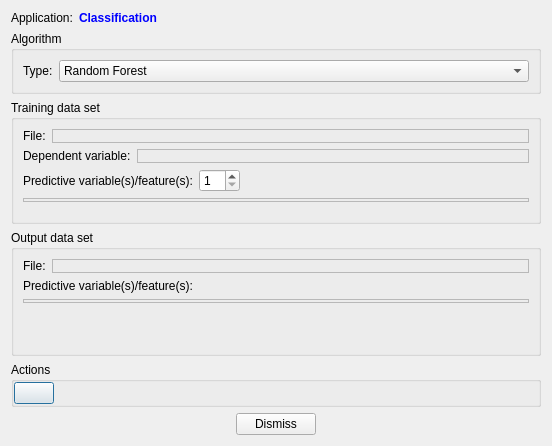
<?xml version="1.0" encoding="UTF-8"?>
<ui version="4.0">
 <class>MachineLearningDialog</class>
 <widget class="QDialog" name="MachineLearningDialog">
  <property name="geometry">
   <rect>
    <x>0</x>
    <y>0</y>
    <width>552</width>
    <height>446</height>
   </rect>
  </property>
  <property name="windowTitle">
   <string>Classification or regression with Machine Learning</string>
  </property>
  <layout class="QVBoxLayout" name="verticalLayout">
   <item>
    <layout class="QHBoxLayout" name="horizontalLayout_2">
     <item>
      <widget class="QLabel" name="label">
       <property name="sizePolicy">
        <sizepolicy hsizetype="Preferred" vsizetype="Preferred">
         <horstretch>0</horstretch>
         <verstretch>0</verstretch>
        </sizepolicy>
       </property>
       <property name="text">
        <string>Application:</string>
       </property>
      </widget>
     </item>
     <item>
      <widget class="QLabel" name="label_2">
       <property name="sizePolicy">
        <sizepolicy hsizetype="Expanding" vsizetype="Preferred">
         <horstretch>0</horstretch>
         <verstretch>0</verstretch>
        </sizepolicy>
       </property>
       <property name="text">
        <string>&lt;html&gt;&lt;head/&gt;&lt;body&gt;&lt;p&gt;&lt;span style=&quot; font-weight:600; color:#0000ff;&quot;&gt;Classification&lt;/span&gt;&lt;/p&gt;&lt;/body&gt;&lt;/html&gt;</string>
       </property>
      </widget>
     </item>
    </layout>
   </item>
   <item>
    <widget class="QGroupBox" name="groupBox_2">
     <property name="sizePolicy">
      <sizepolicy hsizetype="Preferred" vsizetype="Minimum">
       <horstretch>0</horstretch>
       <verstretch>0</verstretch>
      </sizepolicy>
     </property>
     <property name="title">
      <string>Algorithm</string>
     </property>
     <layout class="QHBoxLayout" name="horizontalLayout_3">
      <item>
       <widget class="QLabel" name="label_3">
        <property name="sizePolicy">
         <sizepolicy hsizetype="Preferred" vsizetype="Preferred">
          <horstretch>0</horstretch>
          <verstretch>0</verstretch>
         </sizepolicy>
        </property>
        <property name="text">
         <string>Type:</string>
        </property>
       </widget>
      </item>
      <item>
       <widget class="QComboBox" name="cmbAlgorithmType">
        <property name="sizePolicy">
         <sizepolicy hsizetype="Expanding" vsizetype="Fixed">
          <horstretch>0</horstretch>
          <verstretch>0</verstretch>
         </sizepolicy>
        </property>
        <item>
         <property name="text">
          <string>Random Forest</string>
         </property>
        </item>
       </widget>
      </item>
     </layout>
    </widget>
   </item>
   <item>
    <widget class="QGroupBox" name="groupBox">
     <property name="sizePolicy">
      <sizepolicy hsizetype="Preferred" vsizetype="Expanding">
       <horstretch>0</horstretch>
       <verstretch>0</verstretch>
      </sizepolicy>
     </property>
     <property name="title">
      <string>Training data set</string>
     </property>
     <layout class="QVBoxLayout" name="verticalLayout_4">
      <item>
       <layout class="QHBoxLayout" name="horizontalLayout_5">
        <item>
         <widget class="QLabel" name="label_4">
          <property name="text">
           <string>File:</string>
          </property>
         </widget>
        </item>
        <item>
         <widget class="QFrame" name="frmTrainingFileSelectorPlaceholder">
          <property name="sizePolicy">
           <sizepolicy hsizetype="Expanding" vsizetype="Preferred">
            <horstretch>0</horstretch>
            <verstretch>0</verstretch>
           </sizepolicy>
          </property>
          <property name="frameShape">
           <enum>QFrame::StyledPanel</enum>
          </property>
          <property name="frameShadow">
           <enum>QFrame::Raised</enum>
          </property>
          <layout class="QVBoxLayout" name="verticalLayout_6">
           <property name="spacing">
            <number>1</number>
           </property>
           <property name="leftMargin">
            <number>1</number>
           </property>
           <property name="topMargin">
            <number>1</number>
           </property>
           <property name="rightMargin">
            <number>1</number>
           </property>
           <property name="bottomMargin">
            <number>1</number>
           </property>
          </layout>
         </widget>
        </item>
       </layout>
      </item>
      <item>
       <layout class="QHBoxLayout" name="horizontalLayout_6">
        <item>
         <widget class="QLabel" name="label_5">
          <property name="text">
           <string>Dependent variable:</string>
          </property>
         </widget>
        </item>
        <item>
         <widget class="QFrame" name="frmTrainingDependentVariableSelectorPlaceholder">
          <property name="sizePolicy">
           <sizepolicy hsizetype="Expanding" vsizetype="Preferred">
            <horstretch>0</horstretch>
            <verstretch>0</verstretch>
           </sizepolicy>
          </property>
          <property name="frameShape">
           <enum>QFrame::StyledPanel</enum>
          </property>
          <property name="frameShadow">
           <enum>QFrame::Raised</enum>
          </property>
          <layout class="QVBoxLayout" name="verticalLayout_7">
           <property name="spacing">
            <number>1</number>
           </property>
           <property name="leftMargin">
            <number>1</number>
           </property>
           <property name="topMargin">
            <number>1</number>
           </property>
           <property name="rightMargin">
            <number>1</number>
           </property>
           <property name="bottomMargin">
            <number>1</number>
           </property>
          </layout>
         </widget>
        </item>
       </layout>
      </item>
      <item>
       <layout class="QHBoxLayout" name="horizontalLayout_7">
        <item>
         <widget class="QLabel" name="label_6">
          <property name="text">
           <string>Predictive variable(s)/feature(s):</string>
          </property>
         </widget>
        </item>
        <item>
         <widget class="QSpinBox" name="spinNumberOfFeatures">
          <property name="minimum">
           <number>1</number>
          </property>
         </widget>
        </item>
        <item>
         <spacer name="horizontalSpacer_4">
          <property name="orientation">
           <enum>Qt::Horizontal</enum>
          </property>
          <property name="sizeHint" stdset="0">
           <size>
            <width>40</width>
            <height>20</height>
           </size>
          </property>
         </spacer>
        </item>
       </layout>
      </item>
      <item>
       <widget class="QFrame" name="frmTrainingPredictiveVariableSelectorsPlaceholder">
        <property name="frameShape">
         <enum>QFrame::StyledPanel</enum>
        </property>
        <property name="frameShadow">
         <enum>QFrame::Raised</enum>
        </property>
        <layout class="QVBoxLayout" name="verticalLayout_2">
         <property name="spacing">
          <number>1</number>
         </property>
         <property name="leftMargin">
          <number>1</number>
         </property>
         <property name="topMargin">
          <number>1</number>
         </property>
         <property name="rightMargin">
          <number>1</number>
         </property>
         <property name="bottomMargin">
          <number>1</number>
         </property>
        </layout>
       </widget>
      </item>
      <item>
       <spacer name="verticalSpacer">
        <property name="orientation">
         <enum>Qt::Vertical</enum>
        </property>
        <property name="sizeHint" stdset="0">
         <size>
          <width>20</width>
          <height>17</height>
         </size>
        </property>
       </spacer>
      </item>
     </layout>
    </widget>
   </item>
   <item>
    <widget class="QGroupBox" name="groupBox_3">
     <property name="sizePolicy">
      <sizepolicy hsizetype="Preferred" vsizetype="Expanding">
       <horstretch>0</horstretch>
       <verstretch>0</verstretch>
      </sizepolicy>
     </property>
     <property name="title">
      <string>Output data set</string>
     </property>
     <layout class="QVBoxLayout" name="verticalLayout_5">
      <item>
       <layout class="QHBoxLayout" name="horizontalLayout_8">
        <item>
         <widget class="QLabel" name="label_7">
          <property name="text">
           <string>File:</string>
          </property>
         </widget>
        </item>
        <item>
         <widget class="QFrame" name="frmOutputFileSelectorPlaceholder">
          <property name="sizePolicy">
           <sizepolicy hsizetype="Expanding" vsizetype="Preferred">
            <horstretch>0</horstretch>
            <verstretch>0</verstretch>
           </sizepolicy>
          </property>
          <property name="frameShape">
           <enum>QFrame::StyledPanel</enum>
          </property>
          <property name="frameShadow">
           <enum>QFrame::Raised</enum>
          </property>
          <layout class="QVBoxLayout" name="verticalLayout_8">
           <property name="spacing">
            <number>1</number>
           </property>
           <property name="leftMargin">
            <number>1</number>
           </property>
           <property name="topMargin">
            <number>1</number>
           </property>
           <property name="rightMargin">
            <number>1</number>
           </property>
           <property name="bottomMargin">
            <number>1</number>
           </property>
          </layout>
         </widget>
        </item>
       </layout>
      </item>
      <item>
       <widget class="QLabel" name="label_8">
        <property name="text">
         <string>Predictive variable(s)/feature(s):</string>
        </property>
       </widget>
      </item>
      <item>
       <widget class="QFrame" name="frmOutputPredictiveVariableSelectorsPlaceholder">
        <property name="frameShape">
         <enum>QFrame::StyledPanel</enum>
        </property>
        <property name="frameShadow">
         <enum>QFrame::Raised</enum>
        </property>
        <layout class="QVBoxLayout" name="verticalLayout_3">
         <property name="spacing">
          <number>1</number>
         </property>
         <property name="leftMargin">
          <number>1</number>
         </property>
         <property name="topMargin">
          <number>1</number>
         </property>
         <property name="rightMargin">
          <number>1</number>
         </property>
         <property name="bottomMargin">
          <number>1</number>
         </property>
        </layout>
       </widget>
      </item>
      <item>
       <spacer name="verticalSpacer_2">
        <property name="orientation">
         <enum>Qt::Vertical</enum>
        </property>
        <property name="sizeHint" stdset="0">
         <size>
          <width>20</width>
          <height>47</height>
         </size>
        </property>
       </spacer>
      </item>
     </layout>
    </widget>
   </item>
   <item>
    <widget class="QGroupBox" name="groupBox_4">
     <property name="sizePolicy">
      <sizepolicy hsizetype="Preferred" vsizetype="Minimum">
       <horstretch>0</horstretch>
       <verstretch>0</verstretch>
      </sizepolicy>
     </property>
     <property name="title">
      <string>Actions</string>
     </property>
     <layout class="QHBoxLayout" name="horizontalLayout_4">
      <property name="spacing">
       <number>0</number>
      </property>
      <property name="leftMargin">
       <number>0</number>
      </property>
      <property name="topMargin">
       <number>0</number>
      </property>
      <property name="rightMargin">
       <number>0</number>
      </property>
      <property name="bottomMargin">
       <number>0</number>
      </property>
      <item>
       <widget class="QPushButton" name="btnRun">
        <property name="toolTip">
         <string>Run alogorithm</string>
        </property>
        <property name="text">
         <string/>
        </property>
        <property name="icon">
         <iconset resource="../resources.qrc">
          <normaloff>:/icons32/play32</normaloff>:/icons32/play32</iconset>
        </property>
       </widget>
      </item>
      <item>
       <spacer name="horizontalSpacer_3">
        <property name="orientation">
         <enum>Qt::Horizontal</enum>
        </property>
        <property name="sizeHint" stdset="0">
         <size>
          <width>40</width>
          <height>20</height>
         </size>
        </property>
       </spacer>
      </item>
     </layout>
    </widget>
   </item>
   <item>
    <layout class="QHBoxLayout" name="horizontalLayout">
     <item>
      <spacer name="horizontalSpacer">
       <property name="orientation">
        <enum>Qt::Horizontal</enum>
       </property>
       <property name="sizeHint" stdset="0">
        <size>
         <width>40</width>
         <height>20</height>
        </size>
       </property>
      </spacer>
     </item>
     <item>
      <widget class="QPushButton" name="btnDismiss">
       <property name="text">
        <string>Dismiss</string>
       </property>
      </widget>
     </item>
     <item>
      <spacer name="horizontalSpacer_2">
       <property name="orientation">
        <enum>Qt::Horizontal</enum>
       </property>
       <property name="sizeHint" stdset="0">
        <size>
         <width>40</width>
         <height>20</height>
        </size>
       </property>
      </spacer>
     </item>
    </layout>
   </item>
  </layout>
 </widget>
 <resources>
  <include location="../resources.qrc"/>
 </resources>
 <connections>
  <connection>
   <sender>btnDismiss</sender>
   <signal>clicked()</signal>
   <receiver>MachineLearningDialog</receiver>
   <slot>reject()</slot>
   <hints>
    <hint type="sourcelabel">
     <x>290</x>
     <y>425</y>
    </hint>
    <hint type="destinationlabel">
     <x>346</x>
     <y>431</y>
    </hint>
   </hints>
  </connection>
 </connections>
</ui>
